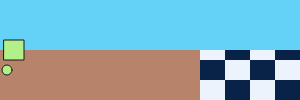
Frame 1 (no input)
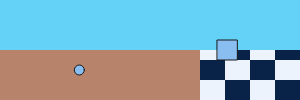
Frame 60 (no input)
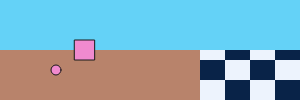
Frame 120 (the mouse pressed at the canvas centre since frame 60)

The p5.js sketch that drew these frames (run headless with seeded random() and noise() and a simulated clock; from frame 60 on, the mouse is pressed at the canvas centre):

// p5.js sketch
// ── sketch.js

let rectX = 0;
let ellipseX = 0;
let fr = 24;
let clr;

function setup() {
  createCanvas(300,100)
  background(180, 240, 138);
  
  
  frameRate(fr);
  clr = color(180, 240, 138);
}

function draw() {
  background(100, 210, 247);
  
// track finsih lines squares  
     fill(184, 131, 107);
  noStroke();
  rect(0,50, 300,50);
  
  
   fill(9, 35, 72);
  noStroke();
  rect(200,50, 300,50);
  
  fill(237, 243, 253);
  noStroke();
  rect(200,60, 300,50);
  
    fill(9, 35, 72);
  noStroke();
  rect(250,50, 25,50);
  
    fill(9, 35, 72);
  noStroke();
  rect(200,50, 25,50);
  
  fill(237, 243, 253);
  noStroke();
  rect(200,80, 300,50);
  
  fill(9, 35, 72);
  noStroke();
  rect(200,80, 300,50);
  
    fill(237, 243, 253);
  noStroke();
  rect(200,80, 25,50);
  
  fill(237, 243, 253);
  noStroke();
  rect(250,80, 25,50);
  
       fill(237, 243, 253);
  noStroke();
  rect(200,50, 25,10);
  
       fill(237, 243, 253);
  noStroke();
  rect(250,50, 25,10);
  
 // speeeed 
  rectX = rectX + 4 * (deltaTime / 50); 
  ellipseX = ellipseX + 7 * (deltaTime / 50);

 if (ellipseX >= width) {
   
    if (fr === 30) {
      clr = color(240, 138, 207);
      fr = 30;
      frameRate(fr); 
    } else {
      clr = color(138, 190, 240);
      fr = 30;
      frameRate(fr); 
    }
    ellipseX = 0;
    
      
  }  
  
  if (rectX >= width) {
   
    if (fr === 30) {
      clr = color(138, 178, 240);
      fr = 30;
      frameRate(fr); 
    } else {
      clr = color(138, 190, 240);
      fr = 30;
      frameRate(fr); 
    }
    rectX = 0;
       
    
  }
  push();  
  stroke(24);
  fill(clr);
  rect(rectX, 40, 20, 20);
  ellipse(ellipseX, 70,10,10);
  pop();
}
